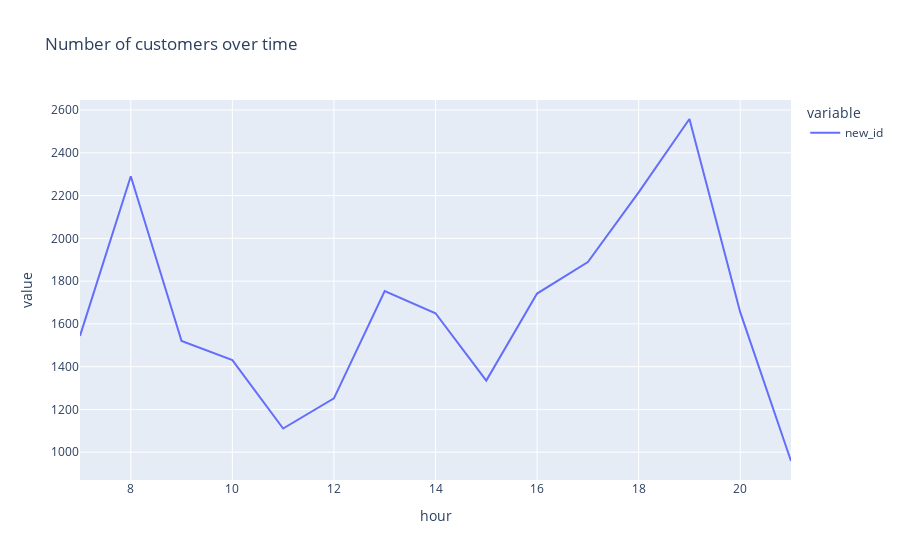

Notebook cell for this chart:
### Code cell
fig = px.line(customer_hour, title = 'Number of customers over time')
fig.show()

### Figure 1 — Plotly figure (JSON) as saved in the notebook; plotly's stock layout.template omitted (floating-point values rounded to 4 significant figures)
{"data": [{"hovertemplate": "variable=new_id<br>hour=%{x}<br>value=%{y}<extra></extra>", "legendgroup": "new_id", "line": {"color": "#636efa", "dash": "solid"}, "marker": {"symbol": "circle"}, "mode": "lines", "name": "new_id", "orientation": "v", "showlegend": true, "type": "scatter", "x": [7, 8, 9, 10, 11, 12, 13, 14, 15, 16, 17, 18, 19, 20, 21], "xaxis": "x", "y": [1544, 2290, 1520, 1431, 1111, 1252, 1754, 1650, 1335, 1742, 1889, 2215, 2558, 1655, 959], "yaxis": "y"}], "layout": {"legend": {"title": {"text": "variable"}, "tracegroupgap": 0}, "title": {"text": "Number of customers over time"}, "xaxis": {"anchor": "y", "domain": [0, 1], "title": {"text": "hour"}}, "yaxis": {"anchor": "x", "domain": [0, 1], "title": {"text": "value"}}}}
